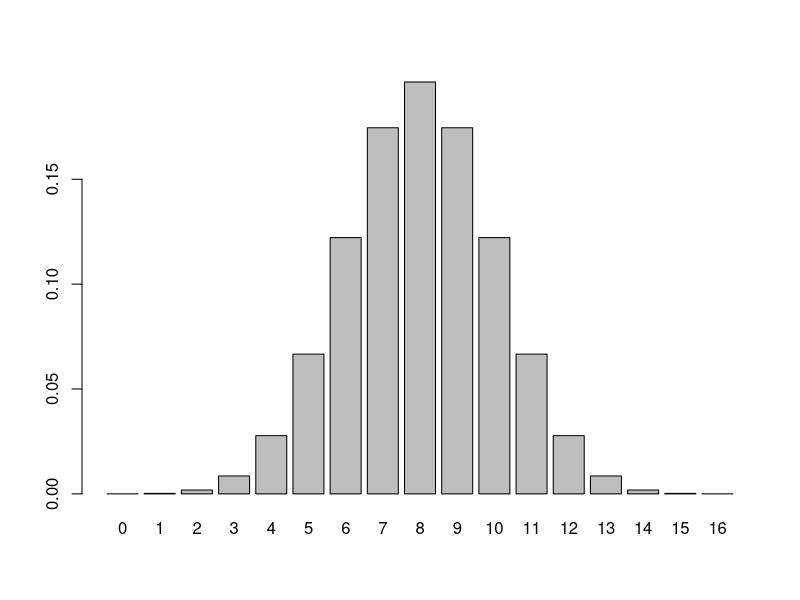

The R source for this figure:
# Przetestowaliśmy Jamesa Bonda na to, czy potrafi odróżnić Martini zmieszane od wstrząśniętego. 
# Zgadł w 12 przypadkach na 16.
# Czy możemy stwierdzić, że jest lepszy, niż gdyby zgadywał na chybił-trafił?

# Liczba sukcesów: 12 
# Liczba prób: 16
# Hipoteza zerowa: Bond zgaduje na chybił-trafił
# Prawdopodobieństwo sukcesu, jeśli zgaduje na chybił-trafił: 50%
# Rozkład prawdopodobieństwa dla liczby sukcesów, jeśli "strzela":

barplot(dbinom(0:16, 16, 0.5), names.arg = 0:16)

# Prawdopodobieństwo w 12, 13, 14, 15 i 16 przypadkach:
dbinom(12:16, 16, 0.5)

# Prawdopodobieństwo wyniku takiego, jak uzyskał, lub bardziej skrajnego (= lepszego)

sum(dbinom(12:16, 16, 0.5))

# Ta wartość nazywana jest w statystyce p-value.
# Jest podstawą do decyzji o tym, czy odrzucamy hipotezę zerową.